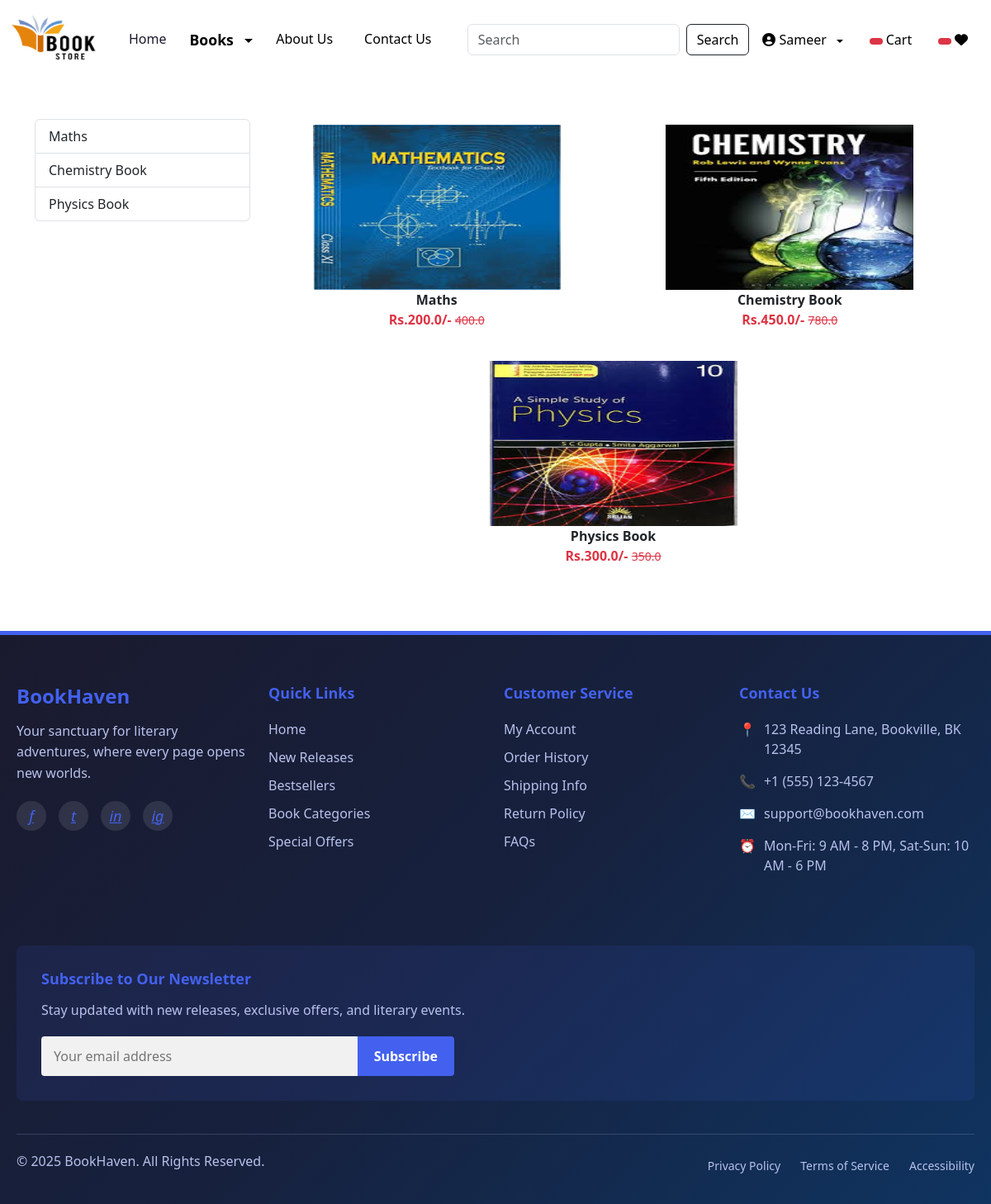
/category/IJ (signed in), run on the app's committed database.
### app/models.py (models this page shows, shortened)
class Product(models.Model):
    title = models.CharField(max_length=100)
    selling_price = models.FloatField()
    discounted_price = models.FloatField()
    description = models.TextField()
    composition = models.TextField(default='')
    prodapp = models.TextField(default='')
    category = models.CharField(choices=CATEGORY_CHOICES, max_length=2)
    product_image = models.ImageField(upload_to='product')

### app/views.py (the view)
# urls.py: path("category/<slug:val>", views.CategoryView.as_view(),name="category"),
@method_decorator(login_required,name='dispatch')
class CategoryView(View):
    def get(self,request,val):
        totalitem = 0
        wishitem=0
        if request.user.is_authenticated:
            totalitem = len(Cart.objects.filter(user=request.user))
            wishitem = len(Wishlist.objects.filter(user=request.user))
        product = Product.objects.filter(category=val)
        title = Product.objects.filter(category=val).values('title')
        return render(request,"app/category.html",locals())

### app/templates/app/category.html (shortened to what this page needs)
{% extends 'app/base.html' %}
{% load static %}
{% block main-content %}
    <div class="container my-5">
        <div class="row">
            <div class="col-sm-3">
                <div class="list-group">
                    {% for val in title %}
                        <a href="{% url 'category-title' val.title %}" class="list-group-item list-group-item-action" aria-current="true">{{val.title}}</a>
                    {% endfor %}
                </div>
            </div>
            <div class="col-sm-9">
                <div class="row">
                    {% for prod in product %}
                        <div class="col text-center mb-4">
                            <a href="{% url 'product-detail' prod.id %}" class="btn">
                            <div>
                                <img src="{{prod.product_image.url}}" width="300px" height="200px" />
                                <div class="fw-bold">{{prod.title}}</div>
                                <div class="fw-bold text-danger">
                                    Rs.{{prod.discounted_price}}/-
                                    <small class="fw-light text-decoration-line-through">{{prod.selling_price}}</small>
                                </div>
                            </div>
                            </a>
                        </div>
                    {% endfor %}
                </div>
            </div>
        </div>
    </div>
{% endblock main-content %}

### app/templates/app/base.html (shortened to what this page needs)
<!DOCTYPE html>
{% load static %}
<html lang="en">
<head>
    <link href="https://cdn.jsdelivr.net/npm/bootstrap@5.3.3/dist/css/bootstrap.min.css" rel="stylesheet">
    <link rel="stylesheet" href="{% static 'app/css/owl.carousel.min.css' %}" />
    <link rel="stylesheet" href="{% static 'app/css/all.min.css' %}" />
    <link rel="stylesheet" href="{% static 'app/css/style.css' %}" />
</head>
<body>
  <nav class="navbar navbar-expand-lg navbar-dark" style="background-color: white;">
        <div class="container-fluid">
          <a class="navbar-brand" href="#">
            <img src="{% static "app/images/banner/xyz.png" %}" width="120" height="70" />
          </a>
          <div class="collapse navbar-collapse" id="navbarSupportedContent">
            <ul class="navbar-nav me-auto mb-2 mb-lg-0">
              <li class="nav-item" style="border-right: 2px solid white; padding-right: 10px; margin-right: 10px rounded;">
                <a class="nav-link active " aria-current="page" href="/" style="color: #1a1a2e;">Home</a>
              </li>
              <li class="nav-item dropdown" style="border-right: 2px solid white; padding-right: 10px; margin-right: 10px rounded;">
                <a class="nav-link dropdown-toggle" href="#" role="button" data-bs-toggle="dropdown" aria-expanded="false" style="color: black; font-weight: 600; font-size: 1.1rem; cursor: pointer;">
                  Books
                </a>
              </li>
              <li class="nav-item" style="border-right: 2px solid white; padding-right: 10px; margin-right: 10px;">
                <a class="nav-link" href="{% url 'about' %}" style="color: black;">About Us</a>
              </li>
              <li class="nav-item">
                <a class="nav-link" href="{% url 'contact' %}" style="color: black;">Contact Us</a>
              </li>
            </ul>
            <form class="d-flex" role="search" action="/search">
              <input class="form-control me-2" type="search" placeholder="Search" name="search"  aria-label="Search">
              <button class="btn btn-outline-dark" type="submit" style="color: black;">Search</button>
            </form>
          </div>
          <ul class="navbar-nav me-auto mb-2 mb-lg-0 rounded">
            <li class="nav-item dropdown mx-2">
              {% if user.is_authenticated %}
              <a class="nav-link dropdown-toggle" id="profileDropdown" role="button" data-bs-toggle="dropdown" aria-expanded="false" style="color: black;">
                <i class="fas fa-user-circle me-1"></i>{{ user.username }}
              </a>
                {% endif %}
            </li>
            <li class="nav-item mx-2">
              <a href="{% url 'showcart' %}" class="nav-link" style="color: black;">
                <span class="badge bg-danger">
                </span>
                Cart
              </a>
            </li>
            <li class="nav-item mx-2">
              <a href="{% url 'showwishlist' %}" class="nav-link text-white">
                <span class="badge bg-danger">
                </span>
                <i class="fa fa-heart" style="color: black;"></i>
              </a>
            </li>
          </ul>
        </div>
      </nav>
      {% block main-content %}{% endblock main-content %}
      <footer style="background: linear-gradient(135deg, #1a1a2e 0%, #16213e 50%, #0f3460 100%); color: #f1f1f1; padding: 60px 0 30px; font-family: 'Segoe UI', Tahoma, Geneva, Verdana, sans-serif; border-top: 5px solid #4361ee;">
        <div style="max-width: 1200px; margin: 0 auto; padding: 0 20px;">
          <div style="display: flex; flex-wrap: wrap; justify-content: space-between; margin-bottom: 40px;">
            <div style="flex: 1; min-width: 240px; margin-bottom: 30px; padding-right: 20px;">
              <h3 style="color: #4361ee; font-size: 24px; margin-bottom: 15px; font-weight: 700;">BookHaven</h3>
              <p style="line-height: 1.6; color: #b8c1ec; margin-bottom: 20px;">Your sanctuary for literary adventures, where every page opens new worlds.</p>
              <div style="display: flex; gap: 15px;">
                <a href="#" style="color: #4361ee; display: inline-block; width: 36px; height: 36px; line-height: 36px; text-align: center; border-radius: 50%; background-color: rgba(255,255,255,0.1); transition: all 0.3s ease;">
                  <i style="font-size: 18px;">f</i>
                </a>
                <a href="#" style="color: #4361ee; display: inline-block; width: 36px; height: 36px; line-height: 36px; text-align: center; border-radius: 50%; background-color: rgba(255,255,255,0.1); transition: all 0.3s ease;">
                  <i style="font-size: 18px;">t</i>
                </a>
                <a href="#" style="color: #4361ee; display: inline-block; width: 36px; height: 36px; line-height: 36px; text-align: center; border-radius: 50%; background-color: rgba(255,255,255,0.1); transition: all 0.3s ease;">
                  <i style="font-size: 18px;">in</i>
                </a>
                <a href="#" style="color: #4361ee; display: inline-block; width: 36px; height: 36px; line-height: 36px; text-align: center; border-radius: 50%; background-color: rgba(255,255,255,0.1); transition: all 0.3s ease;">
                  <i style="font-size: 18px;">ig</i>
                </a>
              </div>
            </div>
            <div style="flex: 1; min-width: 160px; margin-bottom: 30px;">
              <h4 style="color: #4361ee; font-size: 18px; margin-bottom: 20px; font-weight: 600;">Quick Links</h4>
              <ul style="list-style: none; padding: 0; margin: 0;">
                <li style="margin-bottom: 10px;"><a href="#" style="color: #b8c1ec; text-decoration: none; transition: color 0.3s ease;">Home</a></li>
                <li style="margin-bottom: 10px;"><a href="#" style="color: #b8c1ec; text-decoration: none; transition: color 0.3s ease;">New Releases</a></li>
                <li style="margin-bottom: 10px;"><a href="#" style="color: #b8c1ec; text-decoration: none; transition: color 0.3s ease;">Bestsellers</a></li>
                <li style="margin-bottom: 10px;"><a href="#" style="color: #b8c1ec; text-decoration: none; transition: color 0.3s ease;">Book Categories</a></li>
                <li style="margin-bottom: 10px;"><a href="#" style="color: #b8c1ec; text-decoration: none; transition: color 0.3s ease;">Special Offers</a></li>
              </ul>
            </div>
            <div style="flex: 1; min-width: 160px; margin-bottom: 30px;">
              <h4 style="color: #4361ee; font-size: 18px; margin-bottom: 20px; font-weight: 600;">Customer Service</h4>
              <ul style="list-style: none; padding: 0; margin: 0;">
                <li style="margin-bottom: 10px;"><a href="#" style="color: #b8c1ec; text-decoration: none; transition: color 0.3s ease;">My Account</a></li>
                <li style="margin-bottom: 10px;"><a href="#" style="color: #b8c1ec; text-decoration: none; transition: color 0.3s ease;">Order History</a></li>
                <li style="margin-bottom: 10px;"><a href="#" style="color: #b8c1ec; text-decoration: none; transition: color 0.3s ease;">Shipping Info</a></li>
                <li style="margin-bottom: 10px;"><a href="#" style="color: #b8c1ec; text-decoration: none; transition: color 0.3s ease;">Return Policy</a></li>
                <li style="margin-bottom: 10px;"><a href="#" style="color: #b8c1ec; text-decoration: none; transition: color 0.3s ease;">FAQs</a></li>
              </ul>
            </div>
            <div style="flex: 1; min-width: 240px; margin-bottom: 30px;">
              <h4 style="color: #4361ee; font-size: 18px; margin-bottom: 20px; font-weight: 600;">Contact Us</h4>
              <p style="margin-bottom: 15px; display: flex; align-items: flex-start; color: #b8c1ec;">
                <span style="margin-right: 10px; color: #4361ee;">📍</span>
                <span>123 Reading Lane, Bookville, BK 12345</span>
              </p>
              <p style="margin-bottom: 15px; display: flex; align-items: flex-start; color: #b8c1ec;">
                <span style="margin-right: 10px; color: #4361ee;">📞</span>
                <span>+1 (555) 123-4567</span>
              </p>
              <p style="margin-bottom: 15px; display: flex; align-items: flex-start; color: #b8c1ec;">
                <span style="margin-right: 10px; color: #4361ee;">✉️</span>
                <span>support@bookhaven.com</span>
              </p>
              <p style="margin-bottom: 15px; display: flex; align-items: flex-start; color: #b8c1ec;">
                <span style="margin-right: 10px; color: #4361ee;">⏰</span>
                <span>Mon-Fri: 9 AM - 8 PM, Sat-Sun: 10 AM - 6 PM</span>
              </p>
            </div>
          </div>
          <div style="background-color: rgba(67, 97, 238, 0.1); padding: 30px; border-radius: 8px; margin-bottom: 40px;">
            <h4 style="color: #4361ee; font-size: 18px; margin-bottom: 15px; font-weight: 600;">Subscribe to Our Newsletter</h4>
            <p style="color: #b8c1ec; margin-bottom: 20px;">Stay updated with new releases, exclusive offers, and literary events.</p>
            <div style="display: flex; max-width: 500px;">
              <input type="email" placeholder="Your email address" style="flex: 1; padding: 12px 15px; border: none; border-radius: 4px 0 0 4px; background-color: #f1f1f1; color: #333;">
              <button style="padding: 12px 20px; background-color: #4361ee; color: white; border: none; border-radius: 0 4px 4px 0; cursor: pointer; font-weight: 600;">Subscribe</button>
            </div>
          </div>
          <div style="border-top: 1px solid rgba(184, 193, 236, 0.2); padding-top: 20px; display: flex; flex-wrap: wrap; justify-content: space-between; align-items: center;">
            <p style="color: #b8c1ec; margin-bottom: 10px;">© 2025 BookHaven. All Rights Reserved.</p>
            <div>
              <a href="#" style="color: #b8c1ec; text-decoration: none; margin-left: 20px; font-size: 14px;">Privacy Policy</a>
              <a href="#" style="color: #b8c1ec; text-decoration: none; margin-left: 20px; font-size: 14px;">Terms of Service</a>
              <a href="#" style="color: #b8c1ec; text-decoration: none; margin-left: 20px; font-size: 14px;">Accessibility</a>
            </div>
          </div>
        </div>
      </footer>
</body>
</html>

### app/templates/app/base.html (style rules this page uses)
.dropdown-toggle::after { display: inline-block; margin-left: 0.5em; vertical-align: middle; content: ""; border-top: 0.3em solid; border-right: 0.3em solid transparent; border-bottom: 0; border-left: 0.3em solid transparent; }

### data on the page
Product: product_image (picture), title "Maths", discounted_price "200.0", selling_price "400.0"
Product: product_image (picture), title "Chemistry Book", discounted_price "450.0", selling_price "780.0"
Product: product_image (picture), title "Physics Book", discounted_price "300.0", selling_price "350.0"

### other printed values
{{ user.username }} "Sameer"
{{ val.title }} "Maths" "Chemistry Book" "Physics Book"
